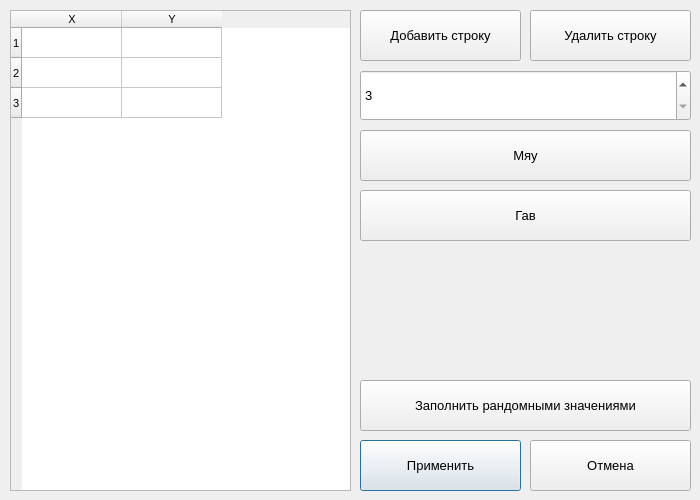
<?xml version="1.0" encoding="UTF-8"?>
<ui version="4.0">
 <class>Dialog_points</class>
 <widget class="QDialog" name="Dialog_points">
  <property name="geometry">
   <rect>
    <x>0</x>
    <y>0</y>
    <width>700</width>
    <height>500</height>
   </rect>
  </property>
  <property name="font">
   <font>
    <pointsize>10</pointsize>
   </font>
  </property>
  <property name="windowTitle">
   <string>Dialog</string>
  </property>
  <widget class="QTableWidget" name="tableWidget">
   <property name="geometry">
    <rect>
     <x>10</x>
     <y>10</y>
     <width>341</width>
     <height>481</height>
    </rect>
   </property>
   <property name="font">
    <font>
     <pointsize>8</pointsize>
    </font>
   </property>
   <property name="sizeAdjustPolicy">
    <enum>QAbstractScrollArea::AdjustIgnored</enum>
   </property>
   <property name="rowCount">
    <number>3</number>
   </property>
   <property name="columnCount">
    <number>2</number>
   </property>
   <row/>
   <row/>
   <row/>
   <column>
    <property name="text">
     <string>X</string>
    </property>
   </column>
   <column>
    <property name="text">
     <string>Y</string>
    </property>
   </column>
  </widget>
  <widget class="QPushButton" name="pushButton_ok">
   <property name="geometry">
    <rect>
     <x>360</x>
     <y>440</y>
     <width>161</width>
     <height>51</height>
    </rect>
   </property>
   <property name="text">
    <string>Применить</string>
   </property>
  </widget>
  <widget class="QSpinBox" name="spinBox">
   <property name="geometry">
    <rect>
     <x>360</x>
     <y>70</y>
     <width>331</width>
     <height>51</height>
    </rect>
   </property>
   <property name="minimum">
    <number>3</number>
   </property>
   <property name="maximum">
    <number>100</number>
   </property>
  </widget>
  <widget class="QPushButton" name="pushButton_AddRow">
   <property name="geometry">
    <rect>
     <x>360</x>
     <y>10</y>
     <width>161</width>
     <height>51</height>
    </rect>
   </property>
   <property name="text">
    <string>Добавить строку</string>
   </property>
  </widget>
  <widget class="QPushButton" name="pushButton_DelRow">
   <property name="geometry">
    <rect>
     <x>530</x>
     <y>10</y>
     <width>161</width>
     <height>51</height>
    </rect>
   </property>
   <property name="text">
    <string>Удалить строку</string>
   </property>
  </widget>
  <widget class="QPushButton" name="pushButton_cancel">
   <property name="geometry">
    <rect>
     <x>530</x>
     <y>440</y>
     <width>161</width>
     <height>51</height>
    </rect>
   </property>
   <property name="text">
    <string>Отмена</string>
   </property>
  </widget>
  <widget class="QPushButton" name="pushButton">
   <property name="geometry">
    <rect>
     <x>360</x>
     <y>380</y>
     <width>331</width>
     <height>51</height>
    </rect>
   </property>
   <property name="text">
    <string>Заполнить рандомными значениями</string>
   </property>
  </widget>
  <widget class="QPushButton" name="pushButton_2">
   <property name="geometry">
    <rect>
     <x>360</x>
     <y>130</y>
     <width>331</width>
     <height>51</height>
    </rect>
   </property>
   <property name="text">
    <string>Мяу</string>
   </property>
  </widget>
  <widget class="QPushButton" name="pushButton_gav">
   <property name="geometry">
    <rect>
     <x>360</x>
     <y>190</y>
     <width>331</width>
     <height>51</height>
    </rect>
   </property>
   <property name="text">
    <string>Гав</string>
   </property>
  </widget>
 </widget>
 <tabstops>
  <tabstop>tableWidget</tabstop>
  <tabstop>pushButton_AddRow</tabstop>
  <tabstop>pushButton_DelRow</tabstop>
  <tabstop>spinBox</tabstop>
  <tabstop>pushButton</tabstop>
  <tabstop>pushButton_ok</tabstop>
  <tabstop>pushButton_cancel</tabstop>
 </tabstops>
 <resources/>
 <connections/>
</ui>
